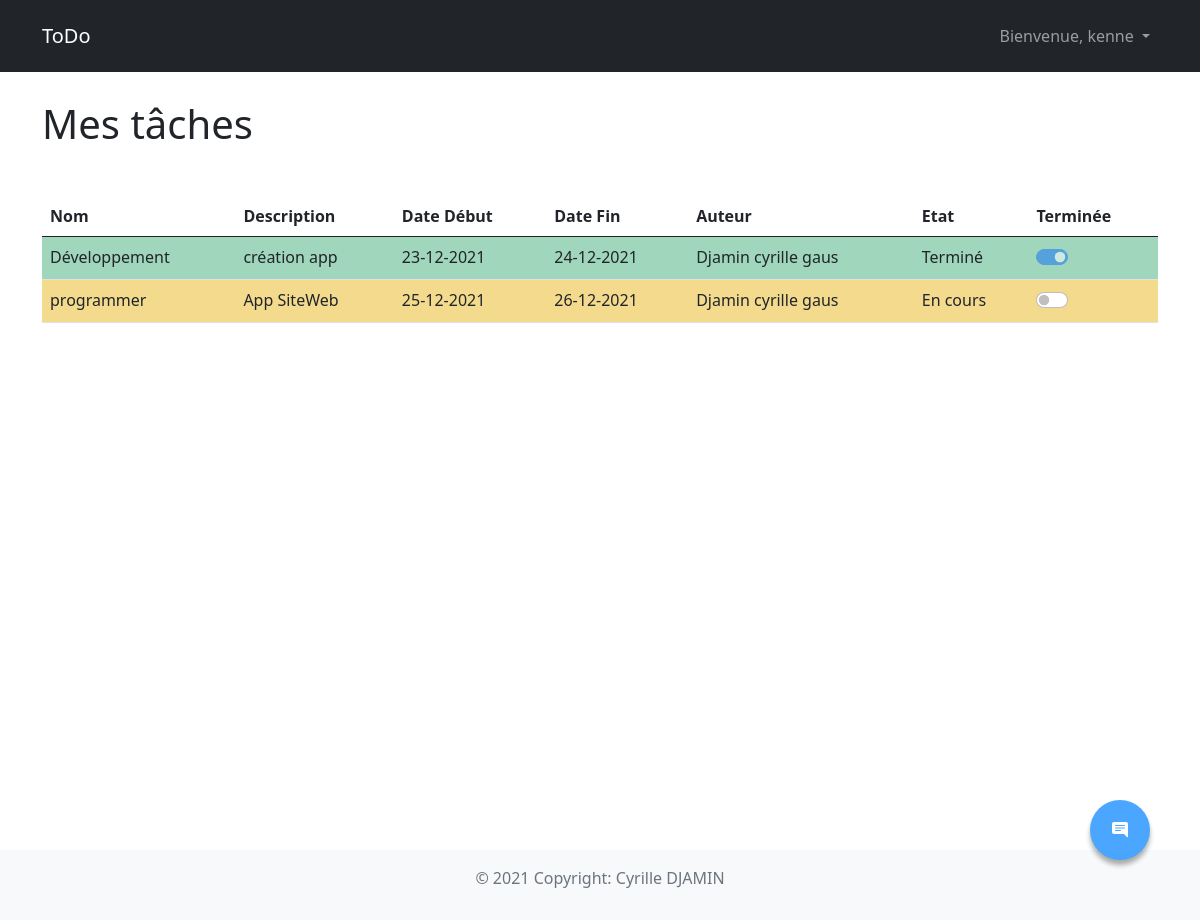
Page /index.php?page=dashboard (signed in) on the committed database.
### tables this page shows
CREATE TABLE IF NOT EXISTS `tache` (
  `id` int(11) NOT NULL AUTO_INCREMENT,
  `name` varchar(255) NOT NULL,
  `description` text NOT NULL,
  `date_debut` varchar(255) NOT NULL,
  `date_fin` varchar(255) NOT NULL,
  `etat` enum('EnCours','Terminee','EnAttente') NOT NULL DEFAULT 'EnCours',
  `commanditaire` int(11) NOT NULL,
  `id_utilisateur` int(11) DEFAULT NULL,
  PRIMARY KEY (`id`),
  KEY `fk_user` (`id_utilisateur`),
  KEY `fk_commanditaire` (`commanditaire`)
);

CREATE TABLE IF NOT EXISTS `user` (
  `id` int(11) NOT NULL AUTO_INCREMENT,
  `last_name` varchar(255) NOT NULL,
  `first_name` varchar(255) NOT NULL,
  `email` varchar(255) NOT NULL,
  `phone` varchar(255) NOT NULL,
  `password` varchar(255) NOT NULL,
  `isconnected` enum('Client','Travailleur','Root','Disconnected') NOT NULL DEFAULT 'Disconnected',
  `statuts` varchar(255) NOT NULL,
  `activated` tinyint(1) NOT NULL DEFAULT '0',
  PRIMARY KEY (`id`)
);

### models/db_connection.php (called while the page is built, shortened)
<?php
class Database {
    private static $instance;
    private $_host = 'localhost';
    private $_database = 'djamin-exam';
    private $_username = 'root';
    private $_password = '76416558Gaus';
    private function __construct() {
        try {
            $this->connection = new PDO('mysql:host='.$this->_host.';dbname='.$this->_database.';charset=utf8', $this->_username, $this->_password);
        } catch(Exception $e) {
            die('Erreur : '.$e->getMessage());
        }
    }
    public static function getInstance() {
        if(!self::$instance) {
            self::$instance = new Database();
        }
        return self::$instance;
    }
}

### models/taches.php (called while the page is built, shortened)
<?php
function getTasks() {
    $bdd = Database::getInstance();
    try {
        $req = $bdd->connection->prepare("
            SELECT
            T.id,
            T.name,
            T.description,
            T.date_debut,
            T.date_fin,
            T.etat,
            T.commanditaire,
            T.id_utilisateur ,
            E.id 'id_executant',
            E.first_name 'prenom_executant',
            E.last_name 'nom_executant',
            U.id 'id_auteur',
            U.first_name 'prenom_auteur',
            U.last_name 'nom_auteur'
            FROM tache T
            LEFT JOIN user U ON T.commanditaire=U.id
            LEFT JOIN user E ON T.id_utilisateur=E.id
        ");
        $req->execute();
        $tasks = $req->fetchAll();
        return $tasks;
    } catch(Exception $e) {
        die('Erreur : '.$e->getMessage());
    }
}

### Views/pages/dashboard.php (the view, shortened to what this page needs)
<?php include_once(__DIR__ . '/../partials/header.php'); ?>
    <main class='main-content container main-container'>
      <h1><?= $_SESSION['user']['isconnected'] == 'Root' ? "Liste des tâches" : "Mes tâches" ?></h1>
      <div class="mt-5">
      <table class="table table-striped table-hover">
        <thead>
            <tr>
                <th scope="col">Nom</th>
                <th scope="col">Description</th>
                <th scope="col">Date Début</th>
                <th scope="col">Date Fin</th>
                <th scope="col">Auteur</th>
                <th scope="col">Etat</th>
                <?php if($_SESSION['user']['isconnected'] == 'Travailleur'): ?>
                <th scope="col">Terminée</th>
                <?php endif; ?>
            </tr>
        </thead>
        <tbody>
            <?php foreach($taches as $index=>$tache): ?>
            <?php if($_SESSION['user']['isconnected'] == 'Travailleur' && $tache["id_utilisateur"] == $_SESSION["user"]["id"]) : ?>
            <tr class="<?php if($tache["etat"] == "Terminee") { echo "task-done-bg"; } if($tache["etat"] == "EnCours") { echo "task-going-bg"; } ?>">
                <td><?= $tache["name"] ?></td>
                <td><?= $tache["description"] ?></td>
                <td><?= $tache["date_debut"] ?></td>
                <td><?= $tache["date_fin"] ?></td>
                <td><?= $tache["prenom_auteur"] . " " . $tache["nom_auteur"] ?></td>
                <td><?php if($tache["etat"] == 'EnCours') { echo "En cours"; } else if($tache["etat"] == 'EnAttente') { echo "En attente"; } else { echo "Terminé"; } ?></td>
                <td>
                    <div class="form-check form-switch">
                        <input class="form-check-input" data-host="<?= HOST_URL ?>" onchange="terminerTache(this, <?= $tache['id'] ?>)" type="checkbox" name="tache_terminee_<?= $tache['id'] ?>" id="id_tache_terminee_<?= $tache['id'] ?>" <?php if ($tache["etat"] == "Terminee") echo "checked disabled" ?> />
                    </div>
                </td>
            </tr>
            <?php endif; ?>
            <?php endforeach; ?>
        </tbody>
        </table>
      </div>
    </main>
    <section>
        <button class="chat-btn">
        </button>
    </section>
<?php include_once(__DIR__ . '/../partials/footer.php'); ?>

### Views/css/style.css (style rules this page uses)
.main-container { padding-top: 100px; }
.main-content { min-height: 850px !important; }
.task-done-bg { background-color: #a7e1c6; }
.task-going-bg { background-color: #f1d274d1; }
.chat-btn { position: absolute; right: 14px; bottom: 30px; cursor: pointer; }
.chat-btn { width: 50px; height: 50px; display: flex; justify-content: center; align-items: center; border-radius: 50px; background-color: blue; color: #fff; font-size: 22px; border: none; }
.chat-form input, textarea, button { margin-bottom: 10px; }

### Views/css/chat.css (style rules this page uses)
section { max-width: 1100px; margin: auto; text-align: center; padding: 0 1rem; }
.chat-btn { position: fixed; right: 50px; bottom: 50px; background: dodgerblue; color: white; width: 60px; height: 60px; border-radius: 50%; opacity: 0.8; transition: opacity 0.3s; box-shadow: 0 5px 5px rgba(0, 0, 0, 0.4); }

### rows in the picture
tache: name "Développement", description "création app", date_debut "23-12-2021", date_fin "24-12-2021", commanditaire.first_name "Djamin", commanditaire.last_name "cyrille gaus", shows "Terminé", etat "☑"
tache: name "programmer", description "App SiteWeb", date_debut "25-12-2021", date_fin "26-12-2021", commanditaire.first_name "Djamin", commanditaire.last_name "cyrille gaus", shows "En cours"

### other values in the picture
$_SESSION['user']['first_name'] "kenne"
